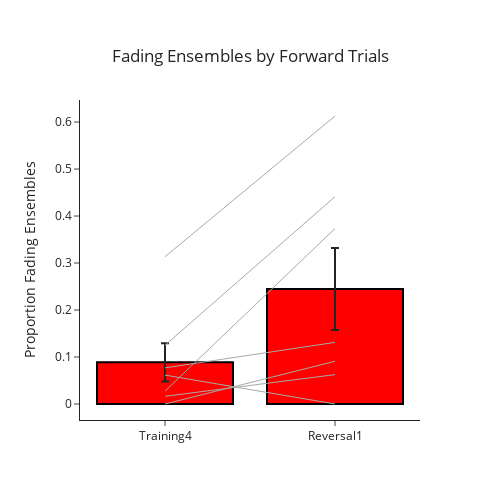

Notebook source saved alongside this figure:
### Code cell
## Get proportion decreasing values
prop_decreasing_T4 = []
prop_decreasing_R1 = []
mouse_name = []
for key in mouse_trends:
    prop_decreasing_T4.append(mouse_trends[key]['Training4']['prop_decreasing'])
    prop_decreasing_R1.append(mouse_trends[key]['Reversal1']['prop_decreasing'])
    mouse_name.append(key)
prop_df = pd.DataFrame({'mouse': mouse_name, 'Training4': prop_decreasing_T4, 'Reversal1': prop_decreasing_R1})
# prop_df = prop_df.drop(labels = 6, axis = 0)
## Plot prop_df
x = ['Training4', 'Reversal1']
avgs = [prop_df.Training4.mean(), prop_df.Reversal1.mean()]
sem = [prop_df.Training4.sem(), prop_df.Reversal1.sem()]
fig = go.Figure(data = go.Bar(x = x, y = avgs, error_y = dict(type = 'data', array = sem), showlegend = False))
for row in prop_df.index:
    data = prop_df.loc[row]
    fig.add_trace(go.Scatter(x = x, y = [data.Training4, data.Reversal1], mode = 'lines', line_color = 'darkgrey', showlegend = False,
                             line = dict(width = 1), name = prop_df.loc[row, 'mouse']))
fig.update_layout(template = 'simple_white', width = 500, height = 500)
fig.update_layout(
    title={
        'text': 'Fading Ensembles by Forward Trials',
        'y':0.9,
        'x':0.5,
        'xanchor': 'center',
        'yanchor': 'top'})
fig.update_yaxes(title = 'Proportion Fading Ensembles')
fig.update_traces(marker_color = 'red', marker_line_color = 'black', marker_line_width = 2)
fig.show()
fig.write_image(pjoin(figure_path, 'proportion_fading_trials_mean.png'))

### Figure 1 — Plotly figure (JSON) as saved in the notebook; plotly's stock layout.template omitted (floating-point values rounded to 4 significant figures)
{"data": [{"error_y": {"array": [0.04069, 0.08733], "type": "data"}, "marker": {"color": "red", "line": {"color": "black", "width": 2}}, "showlegend": false, "type": "bar", "x": ["Training4", "Reversal1"], "y": [0.08867, 0.2446]}, {"line": {"color": "darkgrey", "width": 1}, "marker": {"color": "red", "line": {"color": "black", "width": 2}}, "mode": "lines", "name": "Fornax", "showlegend": false, "type": "scatter", "x": ["Training4", "Reversal1"], "y": [0.01639, 0.0625]}, {"line": {"color": "darkgrey", "width": 1}, "marker": {"color": "red", "line": {"color": "black", "width": 2}}, "mode": "lines", "name": "Janus", "showlegend": false, "type": "scatter", "x": ["Training4", "Reversal1"], "y": [0.0274, 0.3733]}, {"line": {"color": "darkgrey", "width": 1}, "marker": {"color": "red", "line": {"color": "black", "width": 2}}, "mode": "lines", "name": "Lyra", "showlegend": false, "type": "scatter", "x": ["Training4", "Reversal1"], "y": [0.3134, 0.6129]}, {"line": {"color": "darkgrey", "width": 1}, "marker": {"color": "red", "line": {"color": "black", "width": 2}}, "mode": "lines", "name": "Miranda", "showlegend": false, "type": "scatter", "x": ["Training4", "Reversal1"], "y": [0.125, 0.4412]}, {"line": {"color": "darkgrey", "width": 1}, "marker": {"color": "red", "line": {"color": "black", "width": 2}}, "mode": "lines", "name": "Naiad", "showlegend": false, "type": "scatter", "x": ["Training4", "Reversal1"], "y": [0.07692, 0.1311]}, {"line": {"color": "darkgrey", "width": 1}, "marker": {"color": "red", "line": {"color": "black", "width": 2}}, "mode": "lines", "name": "Sao", "showlegend": false, "type": "scatter", "x": ["Training4", "Reversal1"], "y": [0, 0.09091]}, {"line": {"color": "darkgrey", "width": 1}, "marker": {"color": "red", "line": {"color": "black", "width": 2}}, "mode": "lines", "name": "Titania", "showlegend": false, "type": "scatter", "x": ["Training4", "Reversal1"], "y": [0.06154, 0]}], "layout": {"height": 500, "title": {"text": "Fading Ensembles by Forward Trials", "x": 0.5, "xanchor": "center", "y": 0.9, "yanchor": "top"}, "width": 500, "yaxis": {"title": {"text": "Proportion Fading Ensembles"}}}}
